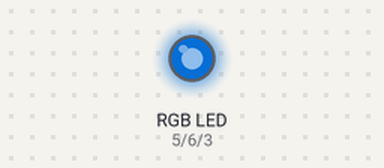
Simulated run of this sketch. Board: Arduino Uno, built with avr-gcc and run on an emulated ATmega328P. Parts: an RGB LED mixed from three pins (HIGH = lit). Dim RGB values are drawn brighter than linear; random numbers use the default seed unless the sketch sets one.

Above: at 0.05 s.
At 1.95 s:
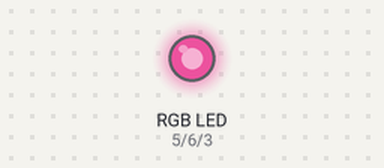
At 3.85 s:
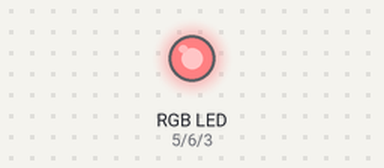
At 7.65 s:
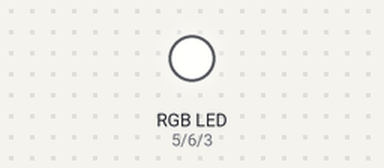
At 11.45 s:
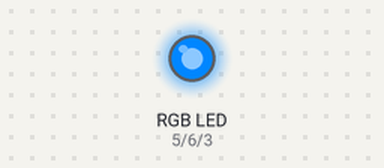
At 15.25 s:
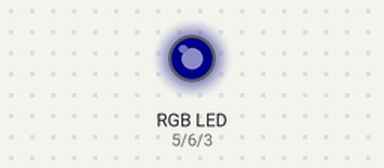
Timing chart, 0 to 20.0 s (numbered marks = the images above):
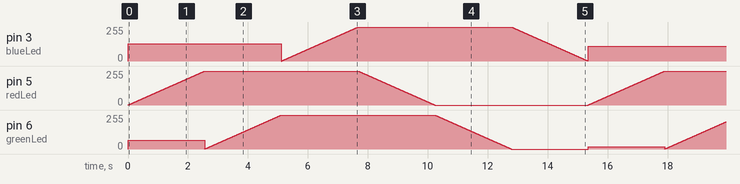

The sketch:

B04707_03_04.ino
```cpp
int redLed = 5;
int greenLed = 6;
int blueLed = 3;

int redValue   = 0;
int greenValue = 0;
int blueValue  = 0;

void setup() {
  randomSeed(analogRead(0));
}

void loop() {
  redValue = random(0, 256); // Randomly generate 1 to 255
  greenValue = random(0, 256); // Randomly generate 1 to 255
  blueValue = random(0, 256); // Randomly generate 1 to 255

  analogWrite(redLed, redValue);
  analogWrite(greenLed, greenValue);
  analogWrite(blueLed, blueValue);

  // Incrementing all the values one by one after setting the random values.
  for (redValue = 0; redValue < 255; redValue++) {
    analogWrite(redLed, redValue);
    analogWrite(greenLed, greenValue);
    analogWrite(blueLed, blueValue);
    delay(10);
  }
  for (greenValue = 0; greenValue < 255; greenValue++) {
    analogWrite(redLed, redValue);
    analogWrite(greenLed, greenValue);
    analogWrite(blueLed, blueValue);
    delay(10);
  }
  for (blueValue = 0; blueValue < 255; blueValue++) {
    analogWrite(redLed, redValue);
    analogWrite(greenLed, greenValue);
    analogWrite(blueLed, blueValue);
    delay(10);
  }

  //Decrementing all the values one by one for turning off all the LEDs.
  for (redValue = 255; redValue > 0; redValue--) {
    analogWrite(redLed, redValue);
    analogWrite(greenLed, greenValue);
    analogWrite(blueLed, blueValue);
    delay(10);
  }
  for (greenValue = 255; greenValue > 0; greenValue--) {
    analogWrite(redLed, redValue);
    analogWrite(greenLed, greenValue);
    analogWrite(blueLed, blueValue);
    delay(10);
  }
  for (blueValue = 255; blueValue > 0; blueValue--) {
    analogWrite(redLed, redValue);
    analogWrite(greenLed, greenValue);
    analogWrite(blueLed, blueValue);
    delay(10);
  }
}
```
